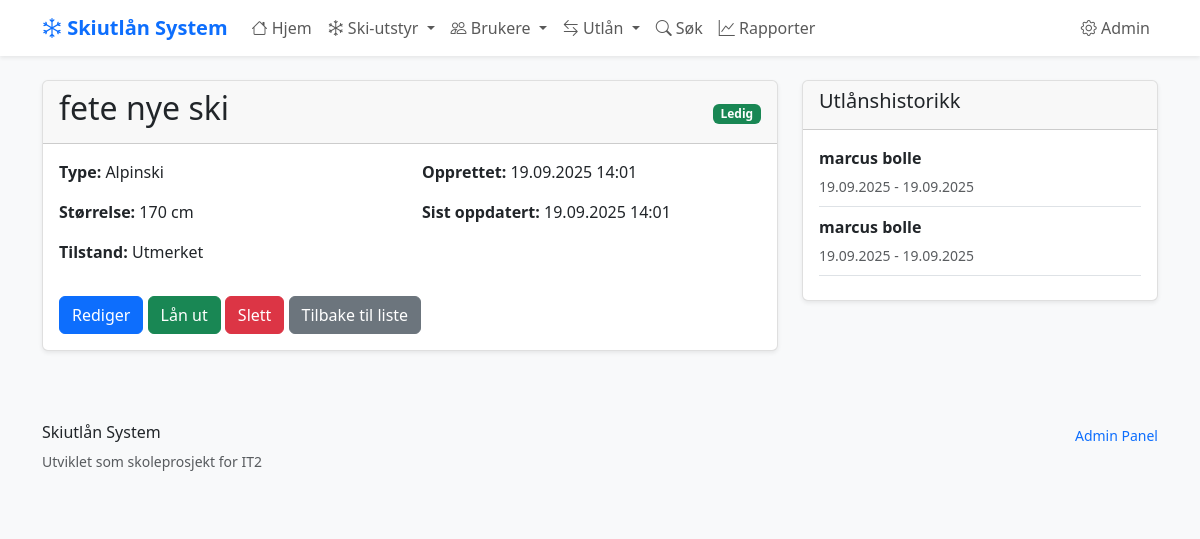
Before: /ski-items/11/ with the older database file.
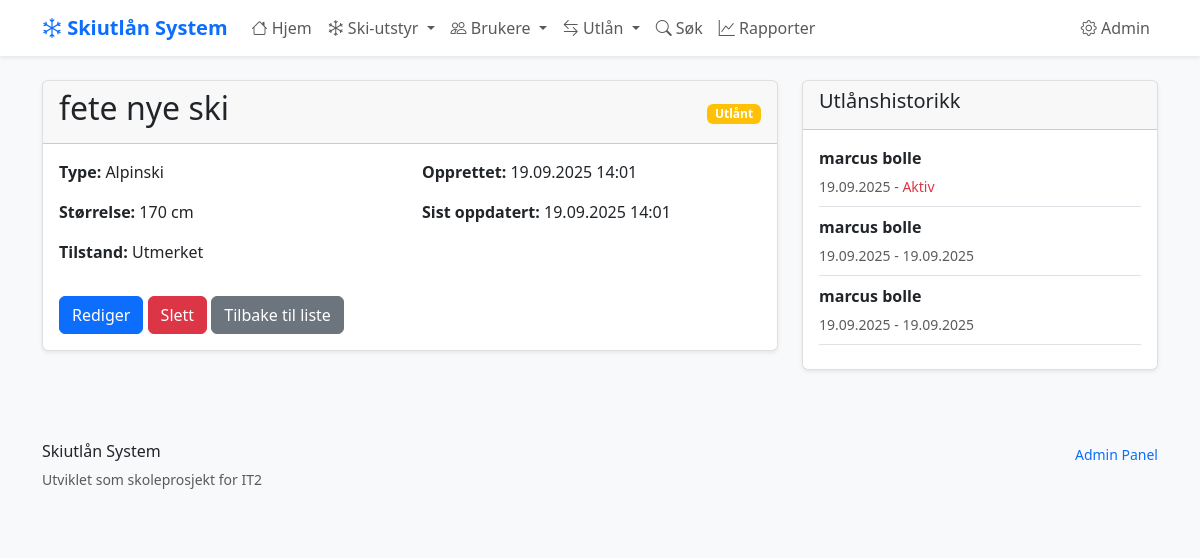
After: the same page with the newer database file.
### skiutlan/models.py (models this page shows, shortened)
class Utlan(models.Model):
    bruker = models.ForeignKey(Bruker, on_delete=models.CASCADE)
    ski_item = models.ForeignKey(SkiItem, on_delete=models.CASCADE)
    utlant_dato = models.DateTimeField(auto_now_add=True)
    planlagt_retur = models.DateTimeField()
    returnert_dato = models.DateTimeField(blank=True, null=True)
    @property
    def er_forsinket(self):
        if self.returnert_dato:
            return False
        from django.utils import timezone
        current_time = timezone.now().replace(second=0, microsecond=0)
        return self.planlagt_retur < current_time

class Bruker(models.Model):
    fornavn = models.CharField(max_length=50)
    etternavn = models.CharField(max_length=50)
    telefon = models.CharField(
        max_length=15,
        unique=True,  # Hver bruker må ha unikt telefonnummer
        help_text="Telefonnummer med landkode (+47)"
    )
    epost = models.EmailField(blank=True, null=True)
    registrert = models.DateTimeField(auto_now_add=True)
    class Meta:
        verbose_name = "Bruker"
        verbose_name_plural = "Brukere"
        ordering = ['etternavn', 'fornavn']

### skiutlan/views.py (the view)
# urls.py: path('ski-items/<int:item_id>/', views.ski_item_detalj, name='ski_item_detalj'),
def ski_item_detalj(request, item_id):
    ski_item = get_object_or_404(SkiItem, id=item_id)
    utlan_historikk = ski_item.utlan_set.all().order_by('-utlant_dato')
    er_ledig = ski_item.er_ledig
    context = {
        'ski_item': ski_item,
        'utlan_historikk': utlan_historikk,
        'er_ledig': er_ledig,
    }
    return render(request, 'skiutlan/ski_item_detalj.html', context)

### skiutlan/models.py (called while the page is built)
    @property
    def er_ledig(self):
        return not self.utlan_set.filter(returnert_dato__isnull=True).exists()

### skiutlan/templates/skiutlan/ski_item_detalj.html (shortened to what this page needs)
{% extends 'skiutlan/base.html' %}
{% block content %}
<div class="row">
    <div class="col-md-8">
        <div class="card">
            <div class="card-header d-flex justify-content-between align-items-center">
                <h2>{{ ski_item.navn }}</h2>
                <div>
                    {% if er_ledig %}
                        <span class="badge bg-success">Ledig</span>
                    {% else %}
                        {% for utlan in ski_item.utlan_set.all %}
                            {% if not utlan.returnert_dato %}
                                {% if utlan.er_forsinket %}
                                    <span class="badge bg-danger">Forsinket</span>
                                {% else %}
                                    <span class="badge bg-warning">Utlånt</span>
                                {% endif %}
                            {% endif %}
                        {% endfor %}
                    {% endif %}
                </div>
            </div>
            <div class="card-body">
                <div class="row">
                    <div class="col-md-6">
                        <p><strong>Type:</strong> {{ ski_item.get_type_ski_display }}</p>
                        <p><strong>Størrelse:</strong> {{ ski_item.storrelse }}
                        {% if ski_item.type_ski == 'stovler' %}EU{% else %}cm{% endif %}</p>
                        <p><strong>Tilstand:</strong> {{ ski_item.get_tilstand_display }}</p>
                    </div>
                    <div class="col-md-6">
                        <p><strong>Opprettet:</strong> {{ ski_item.opprettet|date:"d.m.Y H:i" }}</p>
                        <p><strong>Sist oppdatert:</strong> {{ ski_item.oppdatert|date:"d.m.Y H:i" }}</p>
                    </div>
                </div>
                <div class="mt-3">
                    <a href="{% url 'skiutlan:ski_item_rediger' ski_item.id %}" class="btn btn-primary">Rediger</a>
                    {% if er_ledig %}
                        <a href="{% url 'skiutlan:utlan_opprett_for_item' ski_item.id %}" class="btn btn-success">Lån ut</a>
                    {% endif %}
                    <a href="{% url 'skiutlan:ski_item_slett' ski_item.id %}" class="btn btn-danger">Slett</a>
                    <a href="{% url 'skiutlan:ski_item_liste' %}" class="btn btn-secondary">Tilbake til liste</a>
                </div>
            </div>
        </div>
    </div>
    <div class="col-md-4">
        <div class="card">
            <div class="card-header">
                <h5>Utlånshistorikk</h5>
            </div>
            <div class="card-body">
                {% if utlan_historikk %}
                    {% for utlan in utlan_historikk %}
                        <div class="border-bottom pb-2 mb-2">
                            <p class="mb-1"><strong>{{ utlan.bruker.fornavn }} {{ utlan.bruker.etternavn }}</strong></p>
                            <small class="text-muted">
                                {{ utlan.utlant_dato|date:"d.m.Y" }} -
                                {% if utlan.returnert_dato %}
                                    {{ utlan.returnert_dato|date:"d.m.Y" }}
                                {% else %}
                                    <span class="text-danger">Aktiv</span>
                                {% endif %}
                            </small>
                        </div>
                    {% endfor %}
                {% else %}
                    <p class="text-muted">Ingen utlånshistorikk</p>
                {% endif %}
            </div>
        </div>
    </div>
</div>
{% endblock %}

Changed rows visible on the page:
added Utlan: shows "Utlånt", bruker.fornavn "marcus", bruker.etternavn "bolle", utlant_dato "19.09.2025", shows "Aktiv"
Other visible differences:
text no longer shown: "Ledig Lån ut"
